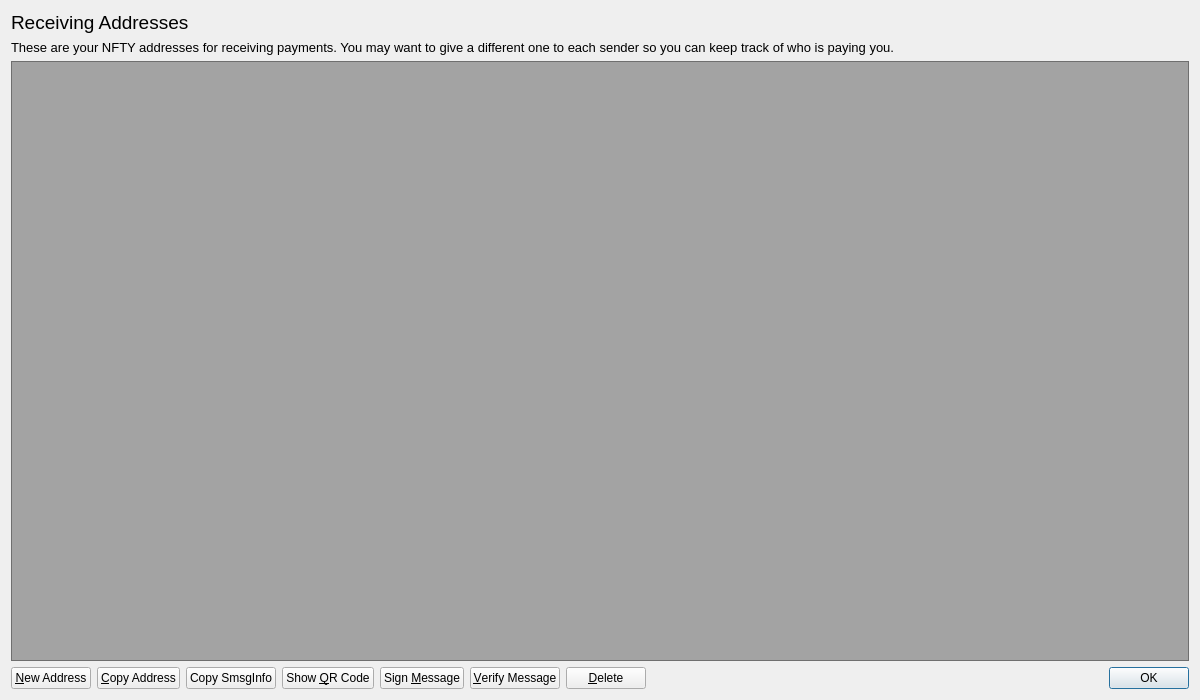
<?xml version="1.0" encoding="UTF-8"?>
<ui version="4.0">
 <class>AddressBookPage</class>
 <widget class="QWidget" name="AddressBookPage">
  <property name="geometry">
   <rect>
    <x>0</x>
    <y>0</y>
    <width>1200</width>
    <height>700</height>
   </rect>
  </property>
  <property name="windowTitle">
   <string>Address Book</string>
  </property>
  <property name="styleSheet">
   <string notr="true"/>
  </property>
  <layout class="QVBoxLayout" name="verticalLayout">
   <item>
    <widget class="QLabel" name="AddressLabelName">
     <property name="font">
      <font>
       <pointsize>14</pointsize>
      </font>
     </property>
     <property name="text">
      <string>Receiving Addresses</string>
     </property>
    </widget>
   </item>
   <item>
    <widget class="QLabel" name="labelExplanation">
     <property name="font">
      <font>
       <pointsize>10</pointsize>
      </font>
     </property>
     <property name="text">
      <string>These are your NFTY addresses for receiving payments. You may want to give a different one to each sender so you can keep track of who is paying you.</string>
     </property>
     <property name="textFormat">
      <enum>Qt::PlainText</enum>
     </property>
     <property name="wordWrap">
      <bool>true</bool>
     </property>
    </widget>
   </item>
   <item>
    <widget class="QTableView" name="tableView">
     <property name="font">
      <font>
       <pointsize>10</pointsize>
      </font>
     </property>
     <property name="contextMenuPolicy">
      <enum>Qt::CustomContextMenu</enum>
     </property>
     <property name="toolTip">
      <string>Double-click to edit address or label</string>
     </property>
     <property name="styleSheet">
      <string notr="true">background: transparent;
background-color: rgb(20, 20, 20, 0.35);
color: rgb(255, 255, 255);
</string>
     </property>
     <property name="tabKeyNavigation">
      <bool>false</bool>
     </property>
     <property name="selectionMode">
      <enum>QAbstractItemView::SingleSelection</enum>
     </property>
     <property name="selectionBehavior">
      <enum>QAbstractItemView::SelectRows</enum>
     </property>
     <property name="sortingEnabled">
      <bool>true</bool>
     </property>
     <attribute name="verticalHeaderVisible">
      <bool>false</bool>
     </attribute>
    </widget>
   </item>
   <item>
    <layout class="QHBoxLayout" name="horizontalLayout">
     <item>
      <widget class="QPushButton" name="newAddressButton">
       <property name="toolTip">
        <string>Create a new address</string>
       </property>
       <property name="text">
        <string>&amp;New Address</string>
       </property>
      </widget>
     </item>
     <item>
      <widget class="QPushButton" name="copyToClipboard">
       <property name="toolTip">
        <string>Copy the currently selected address to the system clipboard</string>
       </property>
       <property name="text">
        <string>&amp;Copy Address</string>
       </property>
      </widget>
     </item>
     <item>
      <widget class="QPushButton" name="copySmsgInfo">
       <property name="toolTip">
        <string>Copy the currently selected address smsg info to the system clipboard</string>
       </property>
       <property name="text">
        <string>Copy SmsgInfo</string>
       </property>
      </widget>
     </item>
     <item>
      <widget class="QPushButton" name="showQRCode">
       <property name="text">
        <string>Show &amp;QR Code</string>
       </property>
      </widget>
     </item>
     <item>
      <widget class="QPushButton" name="signMessage">
       <property name="toolTip">
        <string>Sign a message to prove you own a NFTY address</string>
       </property>
       <property name="text">
        <string>Sign &amp;Message</string>
       </property>
      </widget>
     </item>
     <item>
      <widget class="QPushButton" name="verifyMessage">
       <property name="toolTip">
        <string>Verify a message to ensure it was signed with a specified NFTY address</string>
       </property>
       <property name="text">
        <string>&amp;Verify Message</string>
       </property>
      </widget>
     </item>
     <item>
      <widget class="QPushButton" name="deleteButton">
       <property name="toolTip">
        <string>Delete the currently selected address from the list</string>
       </property>
       <property name="text">
        <string>&amp;Delete</string>
       </property>
      </widget>
     </item>
     <item>
      <spacer name="horizontalSpacer">
       <property name="orientation">
        <enum>Qt::Horizontal</enum>
       </property>
       <property name="sizeHint" stdset="0">
        <size>
         <width>40</width>
         <height>20</height>
        </size>
       </property>
      </spacer>
     </item>
     <item>
      <widget class="QDialogButtonBox" name="buttonBox">
       <property name="sizePolicy">
        <sizepolicy hsizetype="Maximum" vsizetype="Fixed">
         <horstretch>0</horstretch>
         <verstretch>0</verstretch>
        </sizepolicy>
       </property>
       <property name="standardButtons">
        <set>QDialogButtonBox::Ok</set>
       </property>
      </widget>
     </item>
    </layout>
   </item>
  </layout>
 </widget>
 <resources/>
 <connections/>
</ui>
